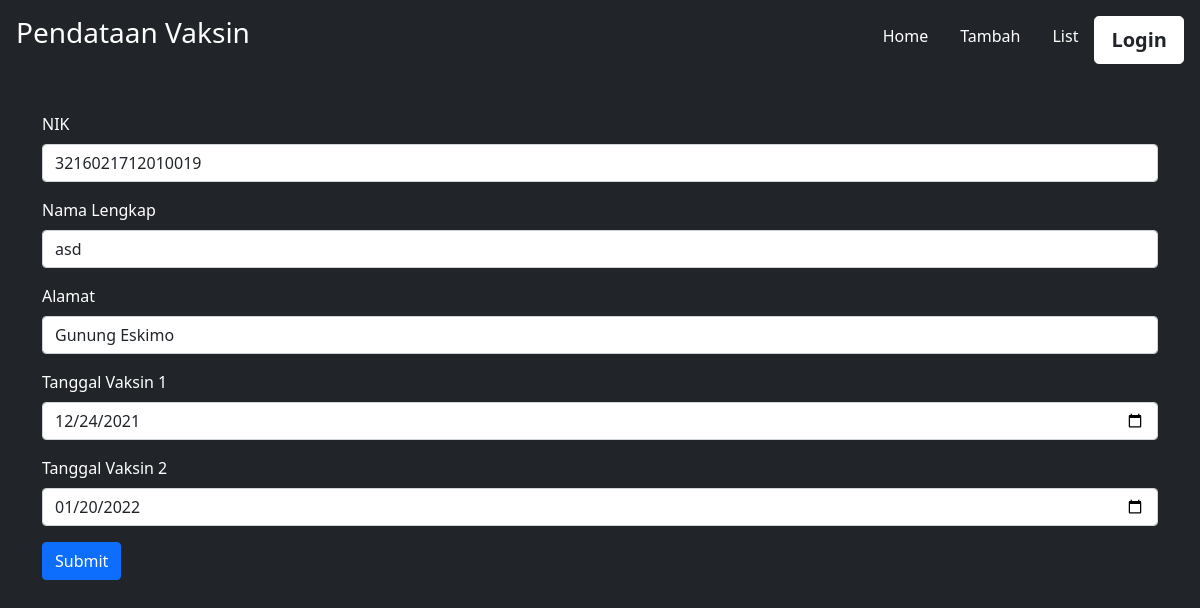
The app's page /home/formEdit/6 with its own data.
### tables this page shows
CREATE TABLE `data_vac` (
  `id_user` int(20) NOT NULL,
  `nik` varchar(20) DEFAULT NULL,
  `nama` varchar(30) DEFAULT NULL,
  `alamat` text DEFAULT NULL,
  `tgl_vac1` date DEFAULT NULL,
  `tgl_vac2` date DEFAULT NULL
);

### application/controllers/Home.php (called while the page is built, shortened)
<?php
class Home extends CI_Controller
{
	public function __construct()
	{
		$this->load->model('M_data');
	}
	public function formEdit($id)
	{
		$data['user'] = $this->M_data->getUserById($id);
		$this->load->view('templates/header', $data);
		$this->load->view('form_edit', $data);
		$this->load->view('templates/footer');
	}
}

### index.php (called while the page is built, shortened)
<?php
require_once BASEPATH.'core/CodeIgniter.php';

### application/models/M_data.php (called while the page is built, shortened)
<?php
class M_data extends CI_Model {
	public function getUserById($id) {
		return $this->db->get_where('data_vac', ['id_user' => $id])->row_array();
	}
}

### application/views/form_edit.php (the view, shortened to what this page needs)
<form action="<?=base_url('home/ubahData')?>" method="post">
	<div class="container">
		<div class="mb-3">
    		<label for="nik" class="form-label">NIK</label>
    		<input type="number" name="nik"  class="form-control" value="<?=$user['nik']?>">
  		</div>
		<div class="mb-3">
    		<label for="name" class="form-label">Nama Lengkap</label>
    		<input type="text" name="nama" class="form-control" value="<?=$user['nama']?>">
  		</div>
  		<div class="mb-3">
    		<label for="address" class="form-label">Alamat</label>
    		<input type="address" name="alamat" class="form-control" value="<?=$user['alamat']?>">
  		</div>
		<div class="mb-3">
    		<label for="tgl_vac1" class="form-label">Tanggal Vaksin 1</label>
    		<input type="date" name="tgl_vac1" class="form-control" value="<?=$user['tgl_vac1']?>">
  		</div>
		<div class="mb-3">
    		<label for="tgl_vac2" class="form-label">Tanggal Vaksin 2</label>
    		<input type="date" name="tgl_vac2" class="form-control" value="<?=$user['tgl_vac2']?>">
  		</div>
		<button type="submit" class="btn btn-primary">Submit</button>
	</div>
</form>

### records on screen
data_vac: nik "3216021712010019", nama "asd", alamat "Gunung Eskimo", tgl_vac1 "12/24/2021", tgl_vac2 "01/20/2022"
